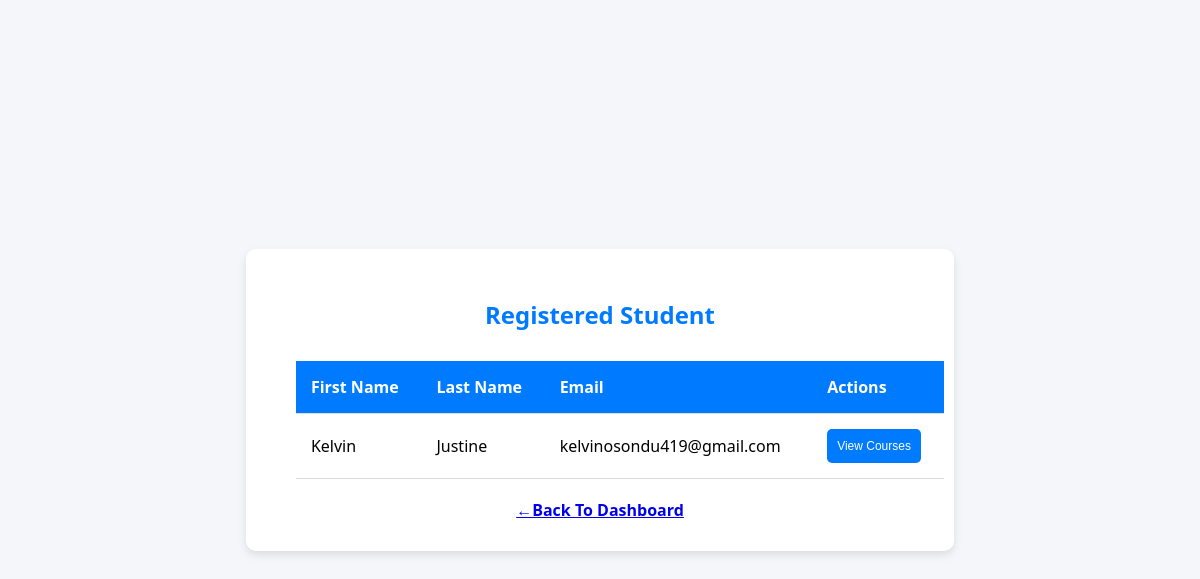
The app's page /view_students/, older data.
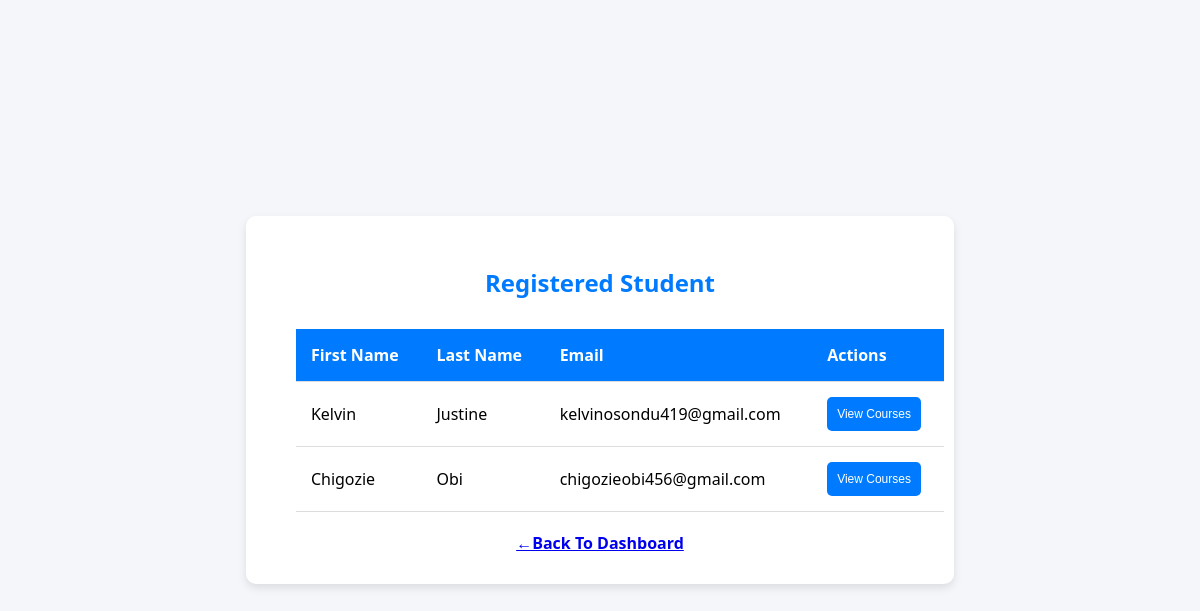
The same page, newer data.
### app.py (models this page shows, shortened)
class Applicant(db.Model):
    __tablename__ =  'applicantDetails'
    id = db.Column(db.Integer, primary_key =True)
    firstname = db.Column(db.String(15), nullable= False)
    lastname = db.Column(db.String(15), nullable= False )
    email = db.Column(db.String(30), unique =True, nullable =False )
    password = db.Column(db.String(40),  nullable =False )

### app.py (the view)
@app.route("/view_students/")
def view_students():
    students = Applicant.query.all()
    year_session = ApplicantSession.query.all()
    return render_template("view_students.html", students =students, year_session = year_session)

### templates/view_students.html (shortened to what this page needs)
{% extends 'base.html' %}
{% block head %}
<link rel="stylesheet" href="{{url_for ('static', filename='view_student.css') }}">
{% endblock %}
{% block body %}
<body>
    <div class="container">
        <h2>Registered Student</h2>
        {% if students %}
        <table>
            <thead>
                <tr>
                    <th>First Name</th>
                    <th>Last Name</th>
                    <th>Email</th>
                    <th>Actions</th>
                </tr>
            </thead>
            <tbody>
                {% for student in students %}
                <tr>
                    <td>{{ student.firstname }}</td>
                    <td>{{ student.lastname }}</td>
                    <td>{{ student.email }}</td>
                    <td>
                        <a href="{{ url_for('student_courses', student_id=student.id) }}">
                            <button>View Courses</button>
                        </a>
                    </td>
                </tr>
                {% endfor %}
            </tbody>
        </table>
        {% else %}
        <p>No student registered yet Calm Down!!!</p>
        {% endif %}
        <div class ="back-link">
        <a href="/admin_dashboard/">←Back To Dashboard</a>
        </div>
    </div>
{% endblock %}

### templates/base.html (shortened to what this page needs)
<!DOCTYPE html>
<html lang="en">
<head>
    <link rel="stylesheet" href={{url_for ('static', filename='style.css') }}>
     {% block head %} {% endblock %}
</head>
<body>
     {% block body %} {% endblock %}
</body>
</html>

### static/style.css (style rules this page uses)
body { font-family: Arial, sans-serif; background-color: #ffffff; margin: 0; padding: 0; display: flex; justify-content: center; align-items: center; min-height: 100vh; }

### static/view_student.css (style rules this page uses)
body { font-family:'Segoe UI', Tahoma, Geneva, Verdana, sans-serif; background-color: #f4f6f9; margin: 0; padding: 0; }
.container { padding: 30px; max-width: 1000px; margin:auto; border-radius: 10px; background-color: white; box-shadow: 0 4px 8px rgba(0, 0, 0, 0.1); }
h2 { text-align: center; margin-bottom: 30px; color: #007bff; }
table { width: 100%; border-collapse: collapse; margin: 20px; }
thead { background-color: #007bff; color: white; }
table th, table td { padding: 15px; text-align: left; border-bottom: 1px solid #ddd; }
.back-link { text-align: center; }
.back-link { text-decoration: none; color: #007bff; font-weight: bold; }
button { padding: 10px 10px; font-size: 12px; background-color: #007bff; color: white; border: none; border-radius: 5px; cursor: pointer; }

Row changes from the older to the newer data that the page shows:
added Applicant: firstname "Chigozie", lastname "Obi", email "chigozieobi456@gmail.com"
